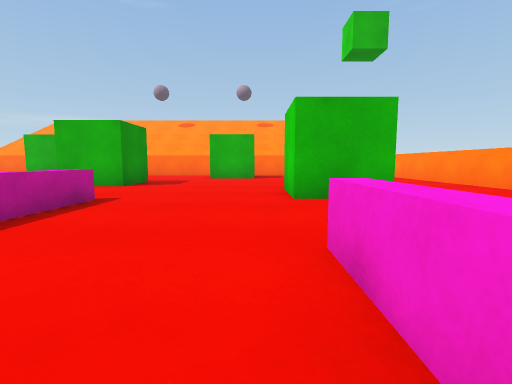
View 1 (above)

17 first-person views from a walk through a 3-D level made in the Unity game engine. The camera is 0.64 m above the floor, tilts 6° down and sees 85° across. The floor is counted in squares, 1 m on a side. Each view is taken from the middle of a square. On the plan, view 1 faces up. The plan holds only what a view shows up to about 9 squares ahead; the rest is blank. The place goes on beyond the plan. The player is left out.

View 2
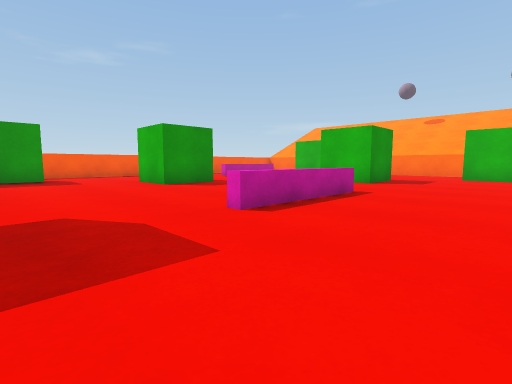

View 3
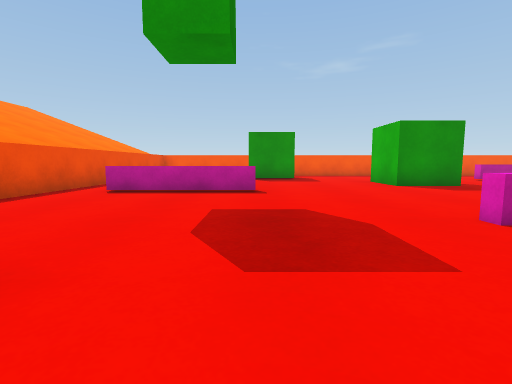

View 4
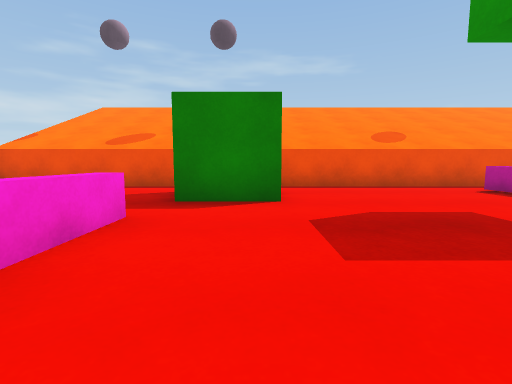

View 5
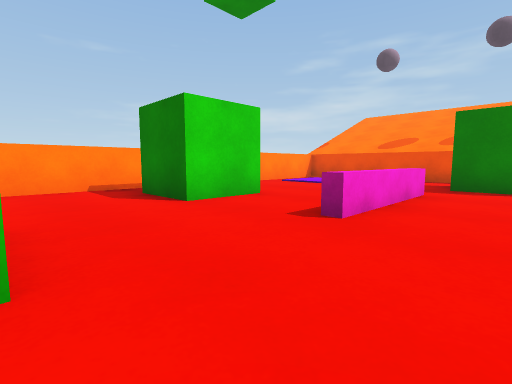

View 6
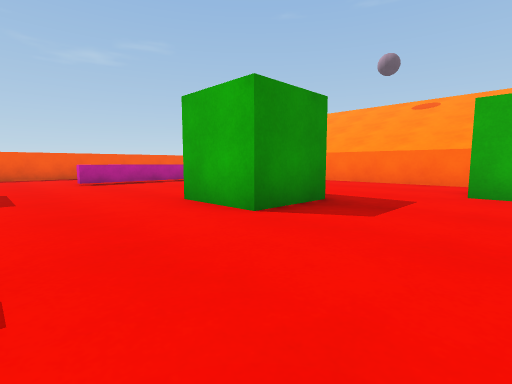

View 7
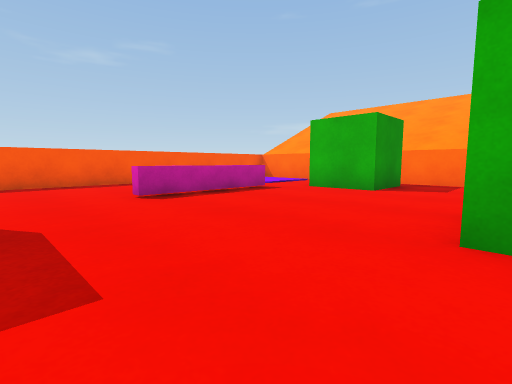

View 8
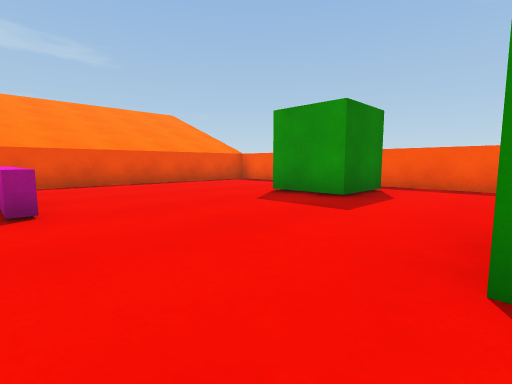

View 9
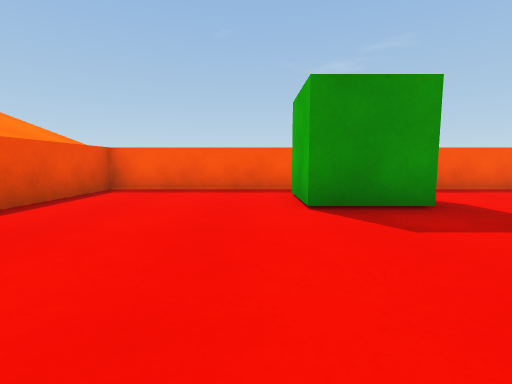

View 10
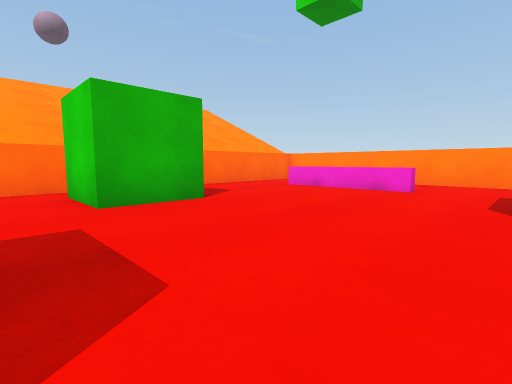

View 11
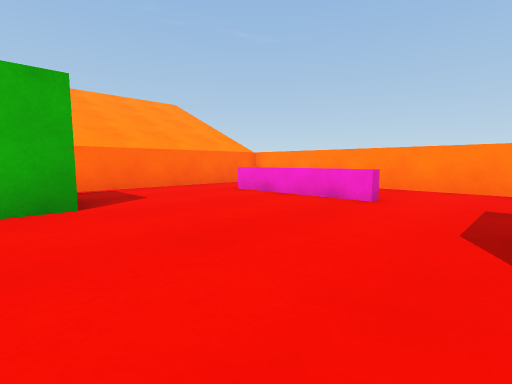

View 12
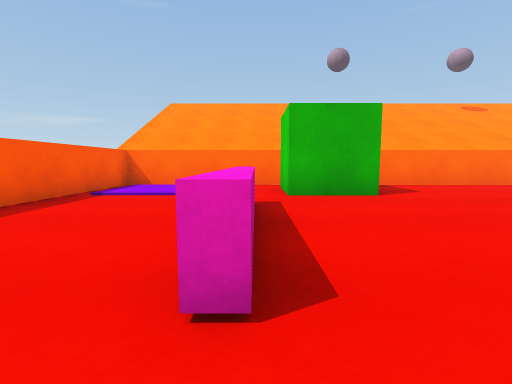

View 13
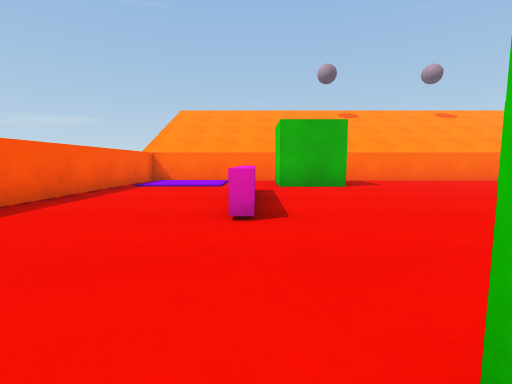

View 14
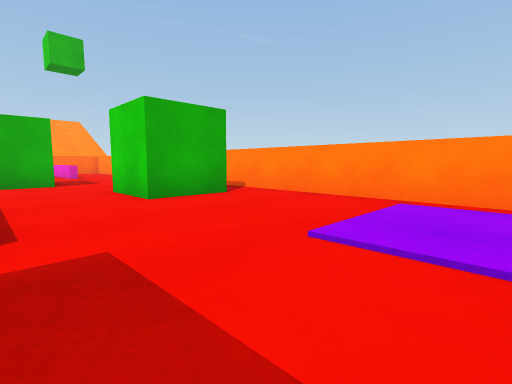

View 15
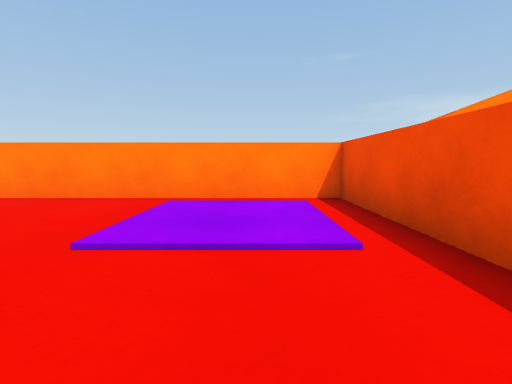

View 16
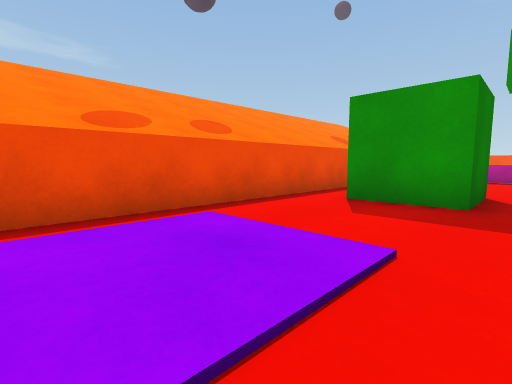

View 17
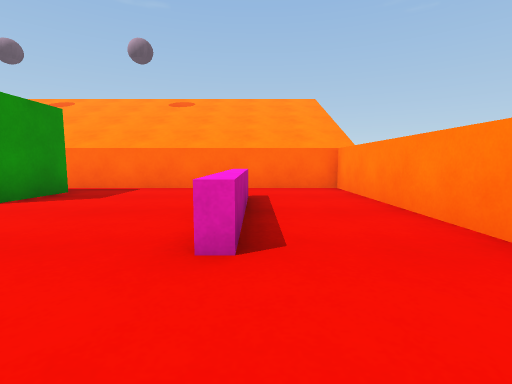

### Floor plan
Points are (right, up) in squares from view 1. A wall is a line through its corners. A room is listed if a view was taken in it or the views show most of it. See-through windows are left out.
Room 1 (views 1, 2, 3, 4, 5, 6, 7, 8, 9, 10, 11, 12, 13, 14, 15, 16, 17)
walls: (6.1, 6.5) (6.1, 14.1) (-13.7, 14.1) (-13.7, -5.5) (6.1, -5.5) (6.1, 4.8)
low walls: (-2.8, 4.9) (-2.8, 1.5); (-6.2, -1) (-6.2, -4.4); (0.5, -1.4) (0.5, 2.1); (-10, 10.4) (-10, 7); (3.6, 8.9) (3.6, 12.2); (3.9, 10.5) (3.9, 8.9)
objects: green cube (-12, -1) to (-11, 0); green cube (-9, 3) to (-8, 4); green cube (-9, 12) to (-8, 13); green cube (-5, 8) to (-4, 9); green cube (-2, 12) to (0, 13); green cube (-1, -4) to (0, -3); green cube (1, 5) to (2, 6); green cube (3, 1) to (5, 2)

Where each view was taken, in squares from view 1:
view 1: 0 up, 0 right, facing up
view 2: 1 down, 0 right, facing up-left
view 3: 1 down, 0 right, facing left
view 4: 2 up, 1 left, facing down
view 5: 5 up, 1 left, facing down-right
view 6: 5 up, 1 left, facing up-left
view 7: 5 up, 5 left, facing up-left
view 8: 3 up, 6 left, facing down-left
view 9: 2 down, 7 left, facing left
view 10: 7 up, 3 left, facing up-right
view 11: 7 up, 1 left, facing up-right
view 12: 6 up, 10 left, facing up
view 13: 4 up, 10 left, facing up
view 14: 4 down, 1 right, facing up-right
view 15: 4 down, 1 right, facing right
view 16: 2 down, 5 right, facing down-left
view 17: 7 up, 4 right, facing up
